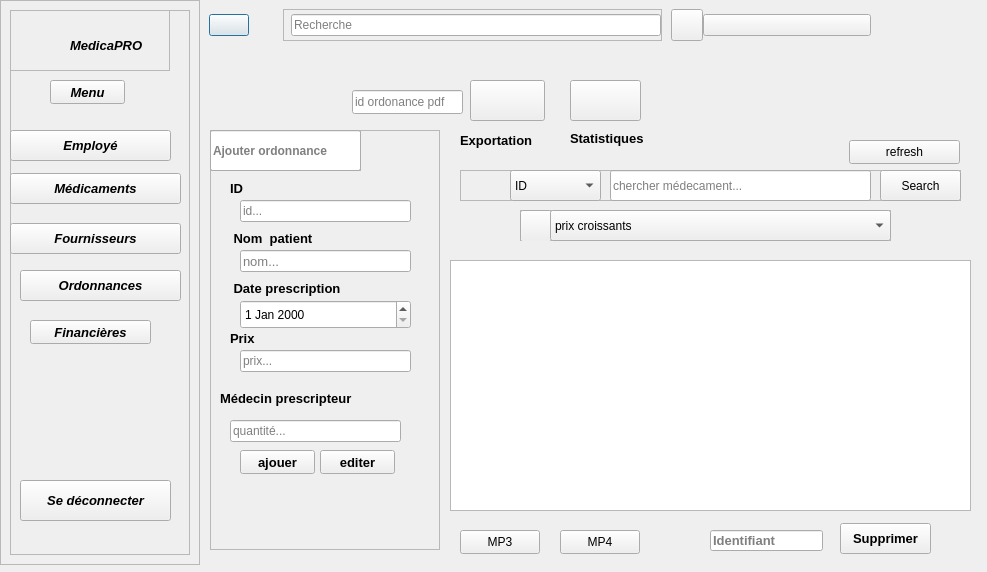
<?xml version="1.0" encoding="UTF-8"?>
<ui version="4.0">
 <class>ordonnanceUI</class>
 <widget class="QDialog" name="ordonnanceUI">
  <property name="geometry">
   <rect>
    <x>0</x>
    <y>0</y>
    <width>987</width>
    <height>572</height>
   </rect>
  </property>
  <property name="windowTitle">
   <string>Dialog</string>
  </property>
  <widget class="QWidget" name="mainbody" native="true">
   <property name="geometry">
    <rect>
     <x>200</x>
     <y>0</y>
     <width>781</width>
     <height>565</height>
    </rect>
   </property>
   <property name="font">
    <font>
     <bold>false</bold>
    </font>
   </property>
   <widget class="QWidget" name="widget_3" native="true">
    <property name="geometry">
     <rect>
      <x>0</x>
      <y>0</y>
      <width>671</width>
      <height>50</height>
     </rect>
    </property>
    <property name="minimumSize">
     <size>
      <width>400</width>
      <height>0</height>
     </size>
    </property>
    <property name="maximumSize">
     <size>
      <width>800</width>
      <height>135</height>
     </size>
    </property>
    <layout class="QHBoxLayout" name="horizontalLayout_7">
     <property name="spacing">
      <number>0</number>
     </property>
     <property name="leftMargin">
      <number>0</number>
     </property>
     <property name="topMargin">
      <number>0</number>
     </property>
     <property name="rightMargin">
      <number>0</number>
     </property>
     <property name="bottomMargin">
      <number>0</number>
     </property>
     <item>
      <widget class="QWidget" name="widget_7" native="true">
       <layout class="QHBoxLayout" name="horizontalLayout_8">
        <item>
         <widget class="QPushButton" name="pushButton_3">
          <property name="text">
           <string/>
          </property>
          <property name="icon">
           <iconset resource="img.qrc">
            <normaloff>:/res/icone1.jog.png</normaloff>:/res/icone1.jog.png</iconset>
          </property>
          <property name="iconSize">
           <size>
            <width>24</width>
            <height>24</height>
           </size>
          </property>
         </widget>
        </item>
        <item>
         <widget class="QLabel" name="label_12">
          <property name="minimumSize">
           <size>
            <width>10</width>
            <height>0</height>
           </size>
          </property>
          <property name="text">
           <string/>
          </property>
          <property name="pixmap">
           <pixmap resource="img7.qrc">:/res/icone7</pixmap>
          </property>
          <property name="scaledContents">
           <bool>false</bool>
          </property>
          <property name="wordWrap">
           <bool>false</bool>
          </property>
         </widget>
        </item>
       </layout>
      </widget>
     </item>
     <item>
      <widget class="QWidget" name="widget_8" native="true">
       <property name="maximumSize">
        <size>
         <width>553</width>
         <height>16777215</height>
        </size>
       </property>
       <layout class="QHBoxLayout" name="horizontalLayout_9">
        <property name="leftMargin">
         <number>9</number>
        </property>
        <property name="topMargin">
         <number>9</number>
        </property>
        <item>
         <widget class="QFrame" name="frame_2">
          <property name="minimumSize">
           <size>
            <width>250</width>
            <height>0</height>
           </size>
          </property>
          <property name="styleSheet">
           <string notr="true"/>
          </property>
          <property name="frameShape">
           <enum>QFrame::Shape::StyledPanel</enum>
          </property>
          <property name="frameShadow">
           <enum>QFrame::Shadow::Raised</enum>
          </property>
          <layout class="QHBoxLayout" name="horizontalLayout_10">
           <property name="spacing">
            <number>0</number>
           </property>
           <property name="leftMargin">
            <number>0</number>
           </property>
           <property name="topMargin">
            <number>0</number>
           </property>
           <property name="rightMargin">
            <number>0</number>
           </property>
           <property name="bottomMargin">
            <number>0</number>
           </property>
           <item>
            <widget class="QLabel" name="label_4">
             <property name="maximumSize">
              <size>
               <width>30</width>
               <height>30</height>
              </size>
             </property>
             <property name="text">
              <string/>
             </property>
             <property name="pixmap">
              <pixmap resource="img1.qrc">:/res/icone2.jpg.png</pixmap>
             </property>
             <property name="scaledContents">
              <bool>true</bool>
             </property>
            </widget>
           </item>
           <item>
            <widget class="QLineEdit" name="lineEdit_2">
             <property name="text">
              <string/>
             </property>
             <property name="placeholderText">
              <string>Recherche</string>
             </property>
            </widget>
           </item>
          </layout>
         </widget>
        </item>
       </layout>
      </widget>
     </item>
     <item>
      <widget class="QWidget" name="widget_9" native="true">
       <property name="minimumSize">
        <size>
         <width>200</width>
         <height>0</height>
        </size>
       </property>
       <layout class="QHBoxLayout" name="horizontalLayout_11">
        <property name="spacing">
         <number>0</number>
        </property>
        <property name="leftMargin">
         <number>0</number>
        </property>
        <property name="topMargin">
         <number>0</number>
        </property>
        <property name="rightMargin">
         <number>0</number>
        </property>
        <property name="bottomMargin">
         <number>0</number>
        </property>
        <item>
         <widget class="QPushButton" name="pushButton_4">
          <property name="minimumSize">
           <size>
            <width>32</width>
            <height>32</height>
           </size>
          </property>
          <property name="maximumSize">
           <size>
            <width>32</width>
            <height>32</height>
           </size>
          </property>
          <property name="text">
           <string/>
          </property>
          <property name="icon">
           <iconset resource="img2.qrc">
            <normaloff>:/res/icone3.jpg.png</normaloff>:/res/icone3.jpg.png</iconset>
          </property>
          <property name="iconSize">
           <size>
            <width>32</width>
            <height>32</height>
           </size>
          </property>
         </widget>
        </item>
        <item>
         <widget class="QPushButton" name="pushButton_15">
          <property name="text">
           <string/>
          </property>
          <property name="icon">
           <iconset resource="img19.qrc">
            <normaloff>:/res/icone20</normaloff>:/res/icone20</iconset>
          </property>
         </widget>
        </item>
       </layout>
      </widget>
     </item>
    </layout>
   </widget>
   <widget class="QFrame" name="employe">
    <property name="geometry">
     <rect>
      <x>10</x>
      <y>130</y>
      <width>230</width>
      <height>420</height>
     </rect>
    </property>
    <property name="minimumSize">
     <size>
      <width>230</width>
      <height>420</height>
     </size>
    </property>
    <property name="maximumSize">
     <size>
      <width>150</width>
      <height>600</height>
     </size>
    </property>
    <property name="frameShape">
     <enum>QFrame::Shape::StyledPanel</enum>
    </property>
    <property name="frameShadow">
     <enum>QFrame::Shadow::Raised</enum>
    </property>
    <widget class="QFrame" name="frame_3">
     <property name="geometry">
      <rect>
       <x>0</x>
       <y>0</y>
       <width>151</width>
       <height>41</height>
      </rect>
     </property>
     <property name="maximumSize">
      <size>
       <width>200</width>
       <height>16777215</height>
      </size>
     </property>
     <property name="frameShape">
      <enum>QFrame::Shape::StyledPanel</enum>
     </property>
     <property name="frameShadow">
      <enum>QFrame::Shadow::Raised</enum>
     </property>
     <widget class="QLineEdit" name="lineEdit_3">
      <property name="geometry">
       <rect>
        <x>0</x>
        <y>0</y>
        <width>151</width>
        <height>41</height>
       </rect>
      </property>
      <property name="font">
       <font>
        <pointsize>9</pointsize>
        <italic>false</italic>
        <bold>true</bold>
        <strikeout>false</strikeout>
       </font>
      </property>
      <property name="placeholderText">
       <string>Ajouter ordonnance</string>
      </property>
     </widget>
    </widget>
    <widget class="QLabel" name="label_5">
     <property name="geometry">
      <rect>
       <x>20</x>
       <y>50</y>
       <width>49</width>
       <height>16</height>
      </rect>
     </property>
     <property name="font">
      <font>
       <pointsize>10</pointsize>
       <bold>true</bold>
      </font>
     </property>
     <property name="text">
      <string>ID</string>
     </property>
    </widget>
    <widget class="QLineEdit" name="id">
     <property name="geometry">
      <rect>
       <x>30</x>
       <y>70</y>
       <width>171</width>
       <height>22</height>
      </rect>
     </property>
     <property name="placeholderText">
      <string>id...</string>
     </property>
    </widget>
    <widget class="QLabel" name="label_6">
     <property name="geometry">
      <rect>
       <x>20</x>
       <y>100</y>
       <width>121</width>
       <height>16</height>
      </rect>
     </property>
     <property name="font">
      <font>
       <pointsize>10</pointsize>
       <bold>true</bold>
      </font>
     </property>
     <property name="text">
      <string> Nom  patient</string>
     </property>
    </widget>
    <widget class="QLineEdit" name="nomp">
     <property name="geometry">
      <rect>
       <x>30</x>
       <y>120</y>
       <width>171</width>
       <height>22</height>
      </rect>
     </property>
     <property name="font">
      <font>
       <pointsize>10</pointsize>
       <bold>false</bold>
      </font>
     </property>
     <property name="placeholderText">
      <string>nom...</string>
     </property>
    </widget>
    <widget class="QLabel" name="label_7">
     <property name="geometry">
      <rect>
       <x>20</x>
       <y>150</y>
       <width>181</width>
       <height>16</height>
      </rect>
     </property>
     <property name="font">
      <font>
       <pointsize>10</pointsize>
       <bold>true</bold>
      </font>
     </property>
     <property name="text">
      <string> Date prescription</string>
     </property>
    </widget>
    <widget class="QLabel" name="label_8">
     <property name="geometry">
      <rect>
       <x>20</x>
       <y>200</y>
       <width>49</width>
       <height>16</height>
      </rect>
     </property>
     <property name="font">
      <font>
       <pointsize>10</pointsize>
       <bold>true</bold>
      </font>
     </property>
     <property name="text">
      <string>Prix</string>
     </property>
    </widget>
    <widget class="QLineEdit" name="prix">
     <property name="geometry">
      <rect>
       <x>30</x>
       <y>220</y>
       <width>171</width>
       <height>22</height>
      </rect>
     </property>
     <property name="placeholderText">
      <string>prix...</string>
     </property>
    </widget>
    <widget class="QLabel" name="label_10">
     <property name="geometry">
      <rect>
       <x>10</x>
       <y>260</y>
       <width>181</width>
       <height>16</height>
      </rect>
     </property>
     <property name="font">
      <font>
       <pointsize>10</pointsize>
       <bold>true</bold>
      </font>
     </property>
     <property name="text">
      <string>Médecin prescripteur</string>
     </property>
    </widget>
    <widget class="QLineEdit" name="medecin">
     <property name="geometry">
      <rect>
       <x>20</x>
       <y>290</y>
       <width>171</width>
       <height>22</height>
      </rect>
     </property>
     <property name="text">
      <string/>
     </property>
     <property name="placeholderText">
      <string>quantité...</string>
     </property>
    </widget>
    <widget class="QPushButton" name="pushButton_add">
     <property name="geometry">
      <rect>
       <x>30</x>
       <y>320</y>
       <width>75</width>
       <height>24</height>
      </rect>
     </property>
     <property name="font">
      <font>
       <pointsize>10</pointsize>
       <bold>true</bold>
      </font>
     </property>
     <property name="text">
      <string>ajouer</string>
     </property>
    </widget>
    <widget class="QPushButton" name="pushButton_edit">
     <property name="geometry">
      <rect>
       <x>110</x>
       <y>320</y>
       <width>75</width>
       <height>24</height>
      </rect>
     </property>
     <property name="font">
      <font>
       <pointsize>10</pointsize>
       <bold>true</bold>
      </font>
     </property>
     <property name="text">
      <string>editer</string>
     </property>
    </widget>
    <widget class="QDateEdit" name="datep">
     <property name="geometry">
      <rect>
       <x>30</x>
       <y>170</y>
       <width>171</width>
       <height>29</height>
      </rect>
     </property>
    </widget>
   </widget>
   <widget class="QFrame" name="frame_4">
    <property name="geometry">
     <rect>
      <x>260</x>
      <y>170</y>
      <width>501</width>
      <height>31</height>
     </rect>
    </property>
    <property name="frameShape">
     <enum>QFrame::Shape::StyledPanel</enum>
    </property>
    <property name="frameShadow">
     <enum>QFrame::Shadow::Raised</enum>
    </property>
    <widget class="QLineEdit" name="lineEdit_10">
     <property name="geometry">
      <rect>
       <x>150</x>
       <y>0</y>
       <width>261</width>
       <height>31</height>
      </rect>
     </property>
     <property name="font">
      <font>
       <pointsize>9</pointsize>
       <bold>false</bold>
      </font>
     </property>
     <property name="text">
      <string/>
     </property>
     <property name="placeholderText">
      <string>chercher médecament...</string>
     </property>
    </widget>
    <widget class="QLabel" name="label_11">
     <property name="geometry">
      <rect>
       <x>10</x>
       <y>3</y>
       <width>25</width>
       <height>25</height>
      </rect>
     </property>
     <property name="minimumSize">
      <size>
       <width>25</width>
       <height>25</height>
      </size>
     </property>
     <property name="maximumSize">
      <size>
       <width>25</width>
       <height>25</height>
      </size>
     </property>
     <property name="text">
      <string/>
     </property>
     <property name="pixmap">
      <pixmap resource="img8.qrc">:/res/icone8</pixmap>
     </property>
     <property name="scaledContents">
      <bool>true</bool>
     </property>
    </widget>
    <widget class="QComboBox" name="comboBox">
     <property name="geometry">
      <rect>
       <x>50</x>
       <y>0</y>
       <width>91</width>
       <height>31</height>
      </rect>
     </property>
     <property name="font">
      <font>
       <bold>false</bold>
      </font>
     </property>
     <item>
      <property name="text">
       <string>ID</string>
      </property>
     </item>
     <item>
      <property name="text">
       <string>Nom</string>
      </property>
     </item>
     <item>
      <property name="text">
       <string>Medecin</string>
      </property>
     </item>
    </widget>
    <widget class="QPushButton" name="pushButton_5">
     <property name="geometry">
      <rect>
       <x>420</x>
       <y>0</y>
       <width>81</width>
       <height>31</height>
      </rect>
     </property>
     <property name="text">
      <string>Search</string>
     </property>
    </widget>
   </widget>
   <widget class="QFrame" name="frame_8">
    <property name="geometry">
     <rect>
      <x>320</x>
      <y>210</y>
      <width>371</width>
      <height>31</height>
     </rect>
    </property>
    <property name="frameShape">
     <enum>QFrame::Shape::StyledPanel</enum>
    </property>
    <property name="frameShadow">
     <enum>QFrame::Shadow::Raised</enum>
    </property>
    <widget class="QPushButton" name="pushButton_11">
     <property name="geometry">
      <rect>
       <x>0</x>
       <y>0</y>
       <width>32</width>
       <height>32</height>
      </rect>
     </property>
     <property name="minimumSize">
      <size>
       <width>32</width>
       <height>32</height>
      </size>
     </property>
     <property name="maximumSize">
      <size>
       <width>32</width>
       <height>32</height>
      </size>
     </property>
     <property name="text">
      <string/>
     </property>
     <property name="icon">
      <iconset resource="img9.qrc">
       <normaloff>:/res/icone9</normaloff>:/res/icone9</iconset>
     </property>
    </widget>
    <widget class="QComboBox" name="comboBox_2">
     <property name="geometry">
      <rect>
       <x>30</x>
       <y>0</y>
       <width>341</width>
       <height>31</height>
      </rect>
     </property>
     <item>
      <property name="text">
       <string>prix croissants</string>
      </property>
     </item>
     <item>
      <property name="text">
       <string>prix decroissants</string>
      </property>
     </item>
     <item>
      <property name="text">
       <string>nomp decroissants</string>
      </property>
     </item>
     <item>
      <property name="text">
       <string>nomp croissants</string>
      </property>
     </item>
     <item>
      <property name="text">
       <string>datep decroissants</string>
      </property>
     </item>
     <item>
      <property name="text">
       <string>datep croissants</string>
      </property>
     </item>
    </widget>
   </widget>
   <widget class="QLineEdit" name="lineEdit_del">
    <property name="geometry">
     <rect>
      <x>510</x>
      <y>530</y>
      <width>113</width>
      <height>21</height>
     </rect>
    </property>
    <property name="font">
     <font>
      <pointsize>10</pointsize>
      <bold>true</bold>
     </font>
    </property>
    <property name="placeholderText">
     <string>Identifiant</string>
    </property>
   </widget>
   <widget class="QPushButton" name="pushButton_del">
    <property name="geometry">
     <rect>
      <x>640</x>
      <y>523</y>
      <width>91</width>
      <height>31</height>
     </rect>
    </property>
    <property name="font">
     <font>
      <pointsize>10</pointsize>
      <bold>true</bold>
     </font>
    </property>
    <property name="text">
     <string>Supprimer</string>
    </property>
   </widget>
   <widget class="QPushButton" name="pushButton_13">
    <property name="geometry">
     <rect>
      <x>270</x>
      <y>80</y>
      <width>75</width>
      <height>41</height>
     </rect>
    </property>
    <property name="text">
     <string/>
    </property>
    <property name="icon">
     <iconset resource="img10.qrc">
      <normaloff>:/res/icone10</normaloff>:/res/icone10</iconset>
    </property>
    <property name="iconSize">
     <size>
      <width>32</width>
      <height>32</height>
     </size>
    </property>
   </widget>
   <widget class="QPushButton" name="pushButton_14">
    <property name="geometry">
     <rect>
      <x>370</x>
      <y>80</y>
      <width>71</width>
      <height>41</height>
     </rect>
    </property>
    <property name="text">
     <string/>
    </property>
    <property name="icon">
     <iconset resource="img11.qrc">
      <normaloff>:/res/icone11</normaloff>:/res/icone11</iconset>
    </property>
    <property name="iconSize">
     <size>
      <width>32</width>
      <height>32</height>
     </size>
    </property>
   </widget>
   <widget class="QLabel" name="label_23">
    <property name="geometry">
     <rect>
      <x>600</x>
      <y>50</y>
      <width>51</width>
      <height>91</height>
     </rect>
    </property>
    <property name="text">
     <string/>
    </property>
    <property name="pixmap">
     <pixmap resource="img16.qrc">:/res/icone16</pixmap>
    </property>
   </widget>
   <widget class="QLabel" name="label_24">
    <property name="geometry">
     <rect>
      <x>540</x>
      <y>60</y>
      <width>49</width>
      <height>71</height>
     </rect>
    </property>
    <property name="text">
     <string/>
    </property>
    <property name="pixmap">
     <pixmap resource="img17.qrc">:/res/icone18</pixmap>
    </property>
   </widget>
   <widget class="QLabel" name="label_25">
    <property name="geometry">
     <rect>
      <x>260</x>
      <y>130</y>
      <width>101</width>
      <height>20</height>
     </rect>
    </property>
    <property name="font">
     <font>
      <pointsize>10</pointsize>
      <bold>true</bold>
     </font>
    </property>
    <property name="text">
     <string>Exportation</string>
    </property>
   </widget>
   <widget class="QLabel" name="label_26">
    <property name="geometry">
     <rect>
      <x>370</x>
      <y>130</y>
      <width>101</width>
      <height>16</height>
     </rect>
    </property>
    <property name="font">
     <font>
      <pointsize>10</pointsize>
      <bold>true</bold>
     </font>
    </property>
    <property name="text">
     <string>Statistiques</string>
    </property>
   </widget>
   <widget class="QTableView" name="tableView_o">
    <property name="geometry">
     <rect>
      <x>250</x>
      <y>260</y>
      <width>521</width>
      <height>251</height>
     </rect>
    </property>
   </widget>
   <widget class="QPushButton" name="pushButton">
    <property name="geometry">
     <rect>
      <x>260</x>
      <y>530</y>
      <width>80</width>
      <height>24</height>
     </rect>
    </property>
    <property name="text">
     <string>MP3</string>
    </property>
   </widget>
   <widget class="QPushButton" name="pushButton_2">
    <property name="geometry">
     <rect>
      <x>360</x>
      <y>530</y>
      <width>80</width>
      <height>24</height>
     </rect>
    </property>
    <property name="text">
     <string>MP4</string>
    </property>
   </widget>
   <widget class="QPushButton" name="pushButton_6">
    <property name="geometry">
     <rect>
      <x>649</x>
      <y>140</y>
      <width>111</width>
      <height>24</height>
     </rect>
    </property>
    <property name="text">
     <string>refresh</string>
    </property>
   </widget>
   <widget class="QLineEdit" name="lineEdit_pdf">
    <property name="geometry">
     <rect>
      <x>152</x>
      <y>90</y>
      <width>111</width>
      <height>24</height>
     </rect>
    </property>
    <property name="placeholderText">
     <string>id ordonance pdf</string>
    </property>
   </widget>
  </widget>
  <widget class="QWidget" name="leftmenu" native="true">
   <property name="geometry">
    <rect>
     <x>0</x>
     <y>0</y>
     <width>200</width>
     <height>565</height>
    </rect>
   </property>
   <property name="minimumSize">
    <size>
     <width>100</width>
     <height>0</height>
    </size>
   </property>
   <property name="maximumSize">
    <size>
     <width>200</width>
     <height>16777215</height>
    </size>
   </property>
   <layout class="QVBoxLayout" name="verticalLayout">
    <property name="spacing">
     <number>0</number>
    </property>
    <property name="leftMargin">
     <number>0</number>
    </property>
    <property name="topMargin">
     <number>0</number>
    </property>
    <property name="rightMargin">
     <number>0</number>
    </property>
    <property name="bottomMargin">
     <number>0</number>
    </property>
    <item>
     <widget class="QFrame" name="frame_9">
      <property name="frameShape">
       <enum>QFrame::Shape::StyledPanel</enum>
      </property>
      <property name="frameShadow">
       <enum>QFrame::Shadow::Raised</enum>
      </property>
      <layout class="QVBoxLayout" name="verticalLayout_2">
       <item>
        <widget class="QFrame" name="frame_11">
         <property name="frameShape">
          <enum>QFrame::Shape::StyledPanel</enum>
         </property>
         <property name="frameShadow">
          <enum>QFrame::Shadow::Raised</enum>
         </property>
         <widget class="QFrame" name="frame_10">
          <property name="geometry">
           <rect>
            <x>0</x>
            <y>0</y>
            <width>160</width>
            <height>61</height>
           </rect>
          </property>
          <property name="frameShape">
           <enum>QFrame::Shape::StyledPanel</enum>
          </property>
          <property name="frameShadow">
           <enum>QFrame::Shadow::Raised</enum>
          </property>
          <widget class="QLabel" name="logo">
           <property name="geometry">
            <rect>
             <x>0</x>
             <y>10</y>
             <width>51</width>
             <height>41</height>
            </rect>
           </property>
           <property name="text">
            <string/>
           </property>
           <property name="pixmap">
            <pixmap resource="img32.qrc">:/res/icone32</pixmap>
           </property>
          </widget>
          <widget class="QLabel" name="label_3">
           <property name="enabled">
            <bool>true</bool>
           </property>
           <property name="geometry">
            <rect>
             <x>60</x>
             <y>20</y>
             <width>101</width>
             <height>31</height>
            </rect>
           </property>
           <property name="font">
            <font>
             <pointsize>10</pointsize>
             <italic>true</italic>
             <bold>true</bold>
            </font>
           </property>
           <property name="text">
            <string>MedicaPRO</string>
           </property>
          </widget>
         </widget>
         <widget class="QPushButton" name="pushButton_16">
          <property name="geometry">
           <rect>
            <x>40</x>
            <y>70</y>
            <width>75</width>
            <height>24</height>
           </rect>
          </property>
          <property name="font">
           <font>
            <pointsize>10</pointsize>
            <italic>true</italic>
            <bold>true</bold>
           </font>
          </property>
          <property name="text">
           <string>Menu</string>
          </property>
          <property name="icon">
           <iconset resource="img22.qrc">
            <normaloff>:/res/icone23</normaloff>:/res/icone23</iconset>
          </property>
         </widget>
         <widget class="QPushButton" name="pushButton_17">
          <property name="geometry">
           <rect>
            <x>0</x>
            <y>120</y>
            <width>161</width>
            <height>31</height>
           </rect>
          </property>
          <property name="font">
           <font>
            <pointsize>10</pointsize>
            <italic>true</italic>
            <bold>true</bold>
            <underline>false</underline>
           </font>
          </property>
          <property name="text">
           <string>Employé</string>
          </property>
          <property name="icon">
           <iconset resource="img28.qrc">
            <normaloff>:/res/icone27</normaloff>:/res/icone27</iconset>
          </property>
         </widget>
         <widget class="QPushButton" name="pushButton_18">
          <property name="geometry">
           <rect>
            <x>0</x>
            <y>163</y>
            <width>171</width>
            <height>31</height>
           </rect>
          </property>
          <property name="font">
           <font>
            <pointsize>10</pointsize>
            <italic>true</italic>
            <bold>true</bold>
            <underline>false</underline>
           </font>
          </property>
          <property name="text">
           <string>Médicaments</string>
          </property>
          <property name="icon">
           <iconset resource="img27.qrc">
            <normaloff>:/res/icone26</normaloff>:/res/icone26</iconset>
          </property>
         </widget>
         <widget class="QPushButton" name="pushButton_19">
          <property name="geometry">
           <rect>
            <x>0</x>
            <y>213</y>
            <width>171</width>
            <height>31</height>
           </rect>
          </property>
          <property name="font">
           <font>
            <pointsize>10</pointsize>
            <italic>true</italic>
            <bold>true</bold>
           </font>
          </property>
          <property name="text">
           <string>Fournisseurs</string>
          </property>
          <property name="icon">
           <iconset resource="img25.qrc">
            <normaloff>:/res/icone25</normaloff>:/res/icone25</iconset>
          </property>
         </widget>
         <widget class="QPushButton" name="pushButton_20">
          <property name="geometry">
           <rect>
            <x>10</x>
            <y>260</y>
            <width>161</width>
            <height>31</height>
           </rect>
          </property>
          <property name="font">
           <font>
            <pointsize>10</pointsize>
            <italic>true</italic>
            <bold>true</bold>
           </font>
          </property>
          <property name="text">
           <string>Ordonnances</string>
          </property>
          <property name="icon">
           <iconset resource="img22.qrc">
            <normaloff>:/res/icone23</normaloff>:/res/icone23</iconset>
          </property>
         </widget>
         <widget class="QPushButton" name="pushButton_21">
          <property name="geometry">
           <rect>
            <x>20</x>
            <y>310</y>
            <width>121</width>
            <height>24</height>
           </rect>
          </property>
          <property name="font">
           <font>
            <pointsize>10</pointsize>
            <italic>true</italic>
            <bold>true</bold>
           </font>
          </property>
          <property name="text">
           <string>Financières</string>
          </property>
          <property name="icon">
           <iconset resource="img24.qrc">
            <normaloff>:/res/icone24</normaloff>:/res/icone24</iconset>
          </property>
         </widget>
         <widget class="QPushButton" name="pushButton_22">
          <property name="geometry">
           <rect>
            <x>10</x>
            <y>470</y>
            <width>151</width>
            <height>41</height>
           </rect>
          </property>
          <property name="font">
           <font>
            <pointsize>10</pointsize>
            <italic>true</italic>
            <bold>true</bold>
           </font>
          </property>
          <property name="text">
           <string>Se déconnecter</string>
          </property>
          <property name="icon">
           <iconset resource="img30.qrc">
            <normaloff>:/res/icone30</normaloff>:/res/icone30</iconset>
          </property>
         </widget>
        </widget>
       </item>
      </layout>
     </widget>
    </item>
   </layout>
  </widget>
 </widget>
 <resources>
  <include location="img22.qrc"/>
  <include location="img24.qrc"/>
  <include location="img9.qrc"/>
  <include location="img27.qrc"/>
  <include location="img17.qrc"/>
  <include location="img32.qrc"/>
  <include location="img.qrc"/>
  <include location="img28.qrc"/>
  <include location="img7.qrc"/>
  <include location="img8.qrc"/>
  <include location="img1.qrc"/>
  <include location="img30.qrc"/>
  <include location="img2.qrc"/>
  <include location="img19.qrc"/>
  <include location="img25.qrc"/>
  <include location="img10.qrc"/>
  <include location="img11.qrc"/>
  <include location="img16.qrc"/>
 </resources>
 <connections/>
</ui>
